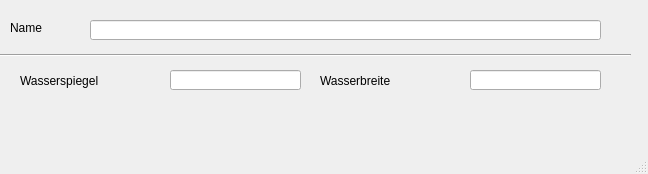
<?xml version="1.0" encoding="UTF-8"?>
<ui version="4.0">
 <class>MainWindow</class>
 <widget class="QMainWindow" name="MainWindow">
  <property name="geometry">
   <rect>
    <x>0</x>
    <y>0</y>
    <width>648</width>
    <height>174</height>
   </rect>
  </property>
  <property name="windowTitle">
   <string>MainWindow</string>
  </property>
  <widget class="QWidget" name="centralwidget">
   <widget class="QLabel" name="label">
    <property name="geometry">
     <rect>
      <x>10</x>
      <y>20</y>
      <width>46</width>
      <height>16</height>
     </rect>
    </property>
    <property name="text">
     <string>Name</string>
    </property>
   </widget>
   <widget class="QLabel" name="label_20">
    <property name="geometry">
     <rect>
      <x>20</x>
      <y>70</y>
      <width>121</width>
      <height>21</height>
     </rect>
    </property>
    <property name="text">
     <string>Wasserspiegel</string>
    </property>
   </widget>
   <widget class="Line" name="line">
    <property name="geometry">
     <rect>
      <x>0</x>
      <y>40</y>
      <width>631</width>
      <height>31</height>
     </rect>
    </property>
    <property name="orientation">
     <enum>Qt::Horizontal</enum>
    </property>
   </widget>
   <widget class="QLineEdit" name="profilnam">
    <property name="geometry">
     <rect>
      <x>90</x>
      <y>20</y>
      <width>511</width>
      <height>20</height>
     </rect>
    </property>
   </widget>
   <widget class="QLineEdit" name="wspiegel">
    <property name="geometry">
     <rect>
      <x>170</x>
      <y>70</y>
      <width>131</width>
      <height>20</height>
     </rect>
    </property>
   </widget>
   <widget class="QLabel" name="label_21">
    <property name="geometry">
     <rect>
      <x>320</x>
      <y>70</y>
      <width>121</width>
      <height>21</height>
     </rect>
    </property>
    <property name="text">
     <string>Wasserbreite</string>
    </property>
   </widget>
   <widget class="QLineEdit" name="wbreite">
    <property name="geometry">
     <rect>
      <x>470</x>
      <y>70</y>
      <width>131</width>
      <height>20</height>
     </rect>
    </property>
   </widget>
  </widget>
  <widget class="QMenuBar" name="menubar">
   <property name="geometry">
    <rect>
     <x>0</x>
     <y>0</y>
     <width>648</width>
     <height>21</height>
    </rect>
   </property>
  </widget>
  <widget class="QStatusBar" name="statusbar"/>
 </widget>
 <resources/>
 <connections/>
</ui>
